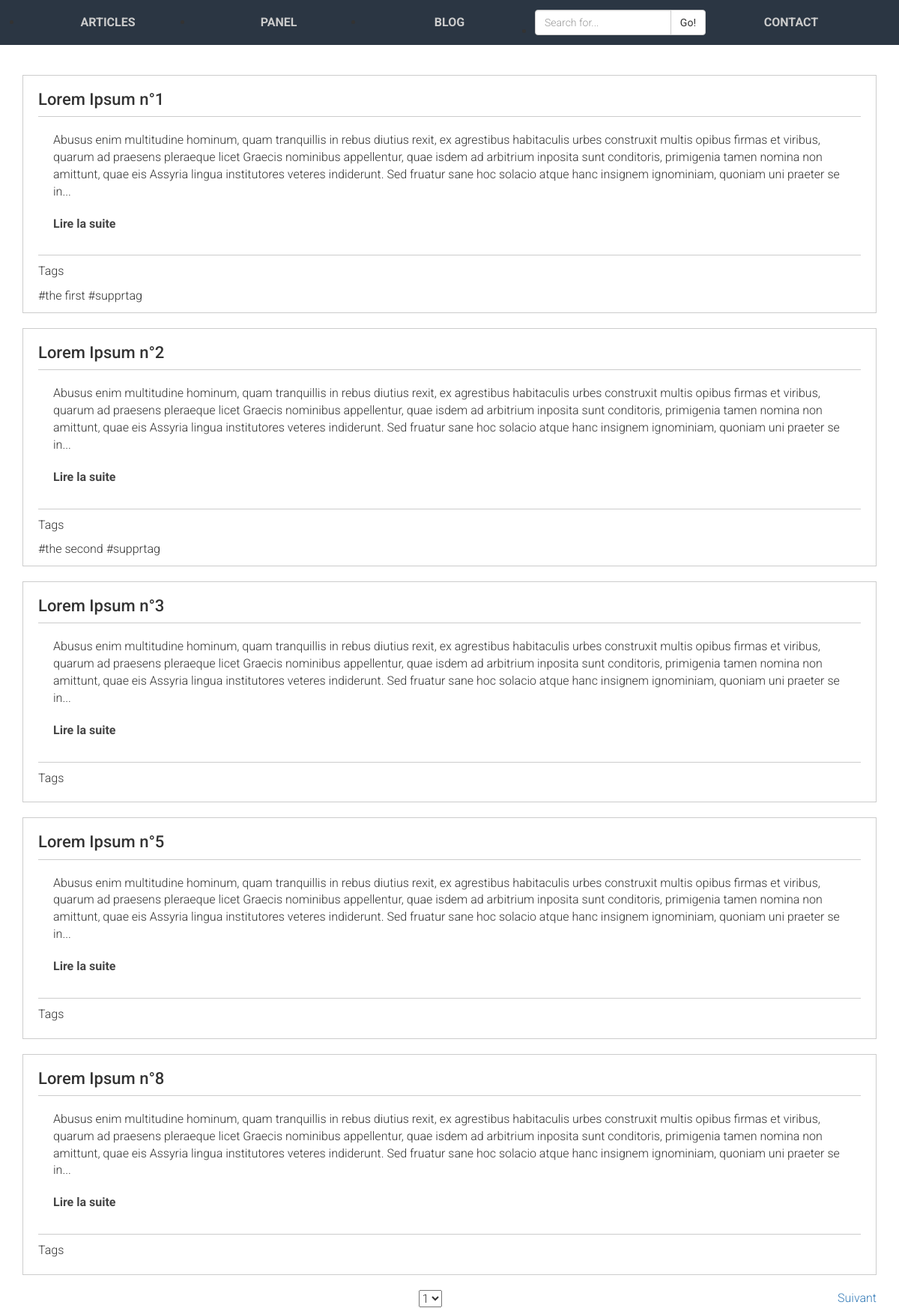
The page / on the database its author committed.
### tables this page shows
CREATE TABLE IF NOT EXISTS `billets` (
  `id` int(11) NOT NULL AUTO_INCREMENT,
  `created` date NOT NULL,
  `updated` date NOT NULL,
  `id_user` int(11) NOT NULL,
  `login` varchar(255) NOT NULL,
  `title` varchar(255) NOT NULL,
  `content` text NOT NULL,
  PRIMARY KEY (`id`)
);

CREATE TABLE IF NOT EXISTS `billets_tags` (
  `id_billet` int(11) NOT NULL,
  `id_tag` int(11) NOT NULL
);

CREATE TABLE IF NOT EXISTS `tags` (
  `id` int(11) NOT NULL AUTO_INCREMENT,
  `tagname` varchar(255) NOT NULL,
  PRIMARY KEY (`id`)
);

### index.php (the view, shortened to what this page needs)
<?php
	require_once("admin/db.php");
	$sql = "SELECT * FROM billets";
	$requete = $DB->prepare($sql);
	$requete->execute();
	$count = $requete->rowCount();
	if (!empty($_GET['page'])) {
		$cPage = $_GET['page'];
	}
	else {
		$cPage = 1;
	}
	$nbArt = $count;
	$perPage = 5;
	$nbPage = ceil($nbArt/$perPage);
	$calc = (($cPage - 1) * $perPage);
	$pagination = true;
	$sql = $DB->query("SELECT id, login, title, content
						FROM billets
						LIMIT ". $calc . ", $perPage  ");
?>
<!DOCTYPE html>
<html>
	<head>
		<link rel="stylesheet" href="css/bootstrap.min.css">
		<link rel="stylesheet" href="css/index.css">
	</head>
	<body>
		<?php include("nav.php"); ?>
		<div class="main">
			<div class="container">
				<div class="row">
					<div class="col-sm-12">
						<div class="articles">
						<?php foreach ($sql as $value) { ?>
							<article>
								<h2><?php echo $value["title"];?></h2>
								<div class="content"><?php echo substr($value["content"], 0, 450);?>...
									<p class="suite"><a href="detail.php?id=<?php echo $value["id"]; ?>">Lire la suite <span>&#10142;</span></a></p>
								</div>
								<div class="tags">
									<p>Tags</p>
									<?php
									$sql2 = $DB->query("SELECT id_billet, id_tag, tags.tagname AS 'hashtags'
														FROM billets_tags
														LEFT JOIN tags
														ON tags.id = billets_tags.id_tag
														WHERE id_billet =" . $value['id']);
									foreach ($sql2 as $value2) {
									?>
									<span>#<?php echo $value2["hashtags"];?></span>
									<?php } ?>
								</div>
							</article>
						<?php } ?>
						<?php if ($pagination == true) { ?>
						<div class="text-center">
							<select onchange="location.href=this.value">
								<?php
									for ($page = 1; $page <= $nbPage ; $page++) {
										if ($page == $cPage) {
											echo "<option value='index.php?page=" . $page . "' selected='selected'>$page</option>";
										}
										else {
											echo "<option value='index.php?page=" . $page . "'>$page</option>";
										}
									}
								?>
							</select>
							<?php
								if ($cPage < $nbPage) {
									$suiv = $cPage+1;
									echo '<a class="pull-right" href="index.php?page='. $suiv .'">Suivant</a>';
								}
							?>
						</div>
					<?php } ?>
						</div>
					</div>
				</div>
			</div>
		</div>
	</body>
</html>

### nav.php
<nav class="navbar navbar-fixed-top">
  <div class="container">
    <ul>
      <li class="anim"><a href="index.php">ARTICLES</a></li>
      <li class="anim"><a href="admin/index.php">PANEL</a></li>
      <li class="anim"><a href="index.php">BLOG</a></li>
      <li class="anim">
        <form action="search.php" method="get" class="input-group">
          <input type="text" class="form-control" placeholder="Search for..." name="search" required/>
            <span class="input-group-btn">
              <button class="btn btn-default" type="submit">Go!</button>
            </span>
        </form>
      </li>
      <li class="anim"><a href="contact.php">CONTACT</a></li>
    </ul>
  </div>
</nav>

### css/index.css (style rules this page uses)
body { font-family: 'Roboto'; font-weight: 300; font-size: 16px; color: #333; padding-top: 100px; }
nav { background: #2B3643; position: fixed; top: 0; left: 0; height: 60px; width: 100%; z-index: 10; }
nav ul { margin: 0; padding: 0; }
nav ul li { width: 20%; text-align: center; line-height: 60px; float: left; }
nav ul li a { color: #CCC; font-weight: 700; }
nav ul li a { position: relative; display: inline-block; outline: none; text-decoration: none; }
.anim a::before, .anim a::after { display: inline-block; opacity: 0; -webkit-transition: -webkit-transform 0.3s, opacity 0.2s; -moz-transition: -moz-transform 0.3s, opacity 0.2s; transition: transform 0.3s, opacity 0.2s; }
.anim a::before { margin-right: 10px; content: '['; -webkit-transform: translateX(20px); -moz-transform: translateX(20px); transform: translateX(20px); }
.anim a::after { margin-left: 10px; content: ']'; -webkit-transform: translateX(-20px); -moz-transform: translateX(-20px); transform: translateX(-20px); }
nav input { margin-top: 13px; }
h2 { border-bottom: 1px solid #CCC; margin: 0; font-size: 22px; padding: 10px 0; }
.articles article { padding: 10px 20px; border: 1px solid #CCC; margin-bottom: 20px; }
.articles .content { padding: 20px; }
.articles .suite { margin-top: 20px; font-weight: 700; }
.articles .suite a { padding: 10px 0; color: #444; text-decoration: none; }
.articles .tags { border-top: 1px solid #CCC; padding-top: 10px; }

### rows shown on the page
billets: title "Lorem Ipsum n°1", content "Abusus enim multitudine hominum, quam tranquillis in rebus diutius rexit, ex agrestibus habitaculis urbes construxit multis opibus firmas et viribus, quarum ad praesens pleraeque licet Graecis nominibus appellentur, quae isdem ad arbitrium inposita sunt conditoris, primigenia tamen nomina non amittunt, quae eis Assyria lingua institutores veteres indiderunt. Sed fruatur sane hoc solacio atque hanc insignem ignominiam, quoniam uni praeter se in"
billets_tags: id_tag.tagname "the first"
billets_tags: id_tag.tagname "supprtag"
billets: title "Lorem Ipsum n°2", content "Abusus enim multitudine hominum, quam tranquillis in rebus diutius rexit, ex agrestibus habitaculis urbes construxit multis opibus firmas et viribus, quarum ad praesens pleraeque licet Graecis nominibus appellentur, quae isdem ad arbitrium inposita sunt conditoris, primigenia tamen nomina non amittunt, quae eis Assyria lingua institutores veteres indiderunt. Sed fruatur sane hoc solacio atque hanc insignem ignominiam, quoniam uni praeter se in"
billets_tags: id_tag.tagname "the second"
billets_tags: id_tag.tagname "supprtag"
billets: title "Lorem Ipsum n°3", content "Abusus enim multitudine hominum, quam tranquillis in rebus diutius rexit, ex agrestibus habitaculis urbes construxit multis opibus firmas et viribus, quarum ad praesens pleraeque licet Graecis nominibus appellentur, quae isdem ad arbitrium inposita sunt conditoris, primigenia tamen nomina non amittunt, quae eis Assyria lingua institutores veteres indiderunt. Sed fruatur sane hoc solacio atque hanc insignem ignominiam, quoniam uni praeter se in"
billets: title "Lorem Ipsum n°5", content "Abusus enim multitudine hominum, quam tranquillis in rebus diutius rexit, ex agrestibus habitaculis urbes construxit multis opibus firmas et viribus, quarum ad praesens pleraeque licet Graecis nominibus appellentur, quae isdem ad arbitrium inposita sunt conditoris, primigenia tamen nomina non amittunt, quae eis Assyria lingua institutores veteres indiderunt. Sed fruatur sane hoc solacio atque hanc insignem ignominiam, quoniam uni praeter se in"
billets: title "Lorem Ipsum n°8", content "Abusus enim multitudine hominum, quam tranquillis in rebus diutius rexit, ex agrestibus habitaculis urbes construxit multis opibus firmas et viribus, quarum ad praesens pleraeque licet Graecis nominibus appellentur, quae isdem ad arbitrium inposita sunt conditoris, primigenia tamen nomina non amittunt, quae eis Assyria lingua institutores veteres indiderunt. Sed fruatur sane hoc solacio atque hanc insignem ignominiam, quoniam uni praeter se in"

### other values the page prints
form field value "1"
